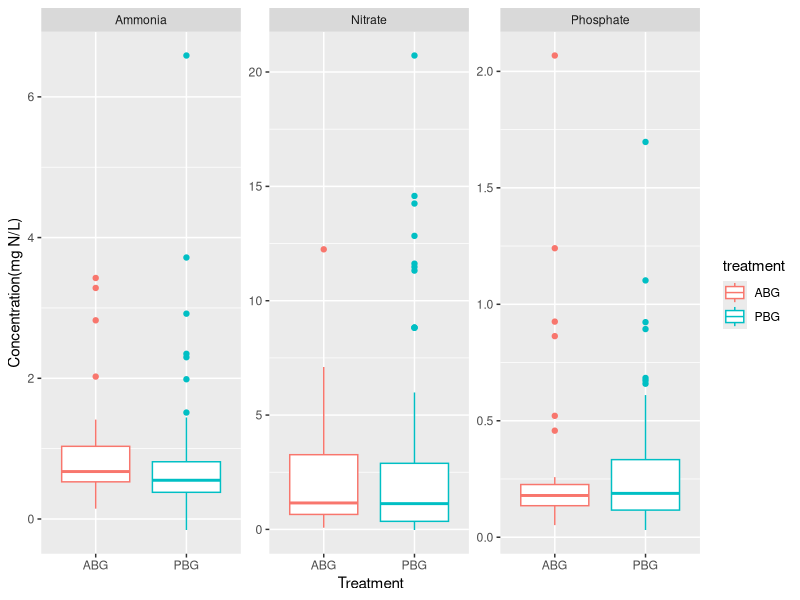
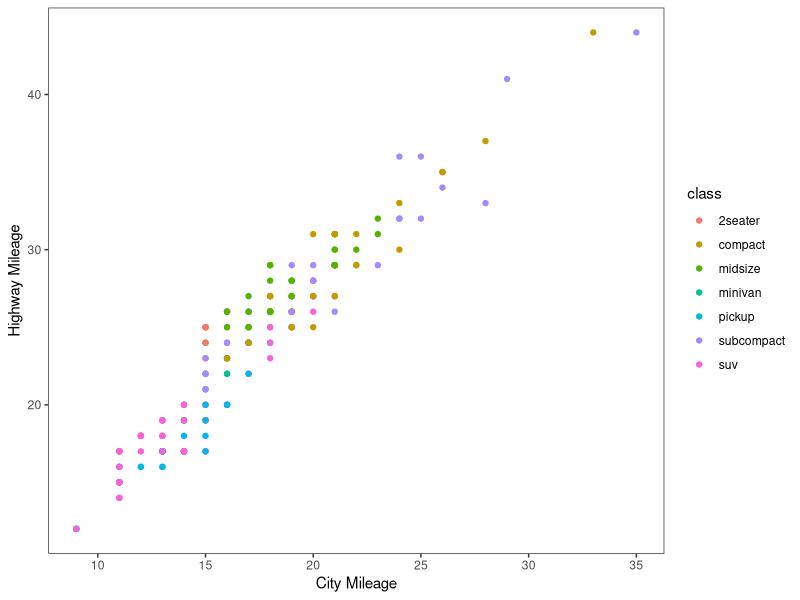
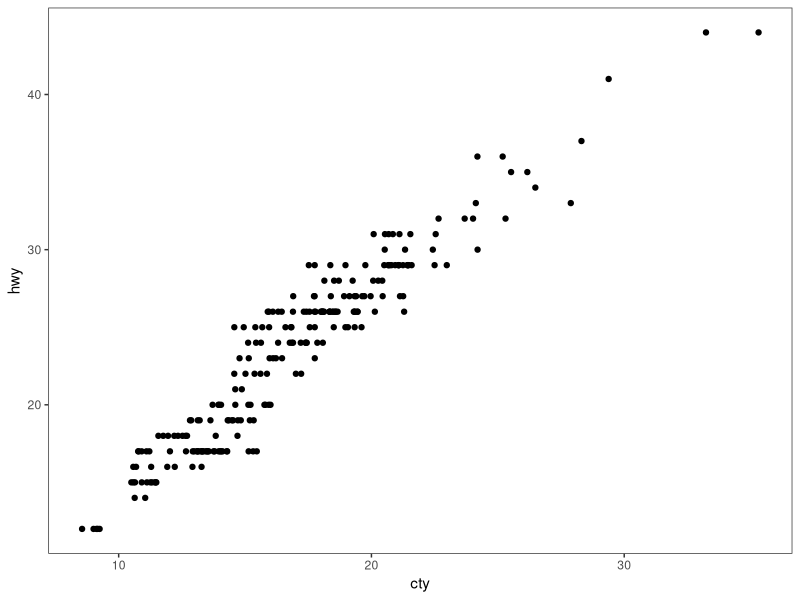
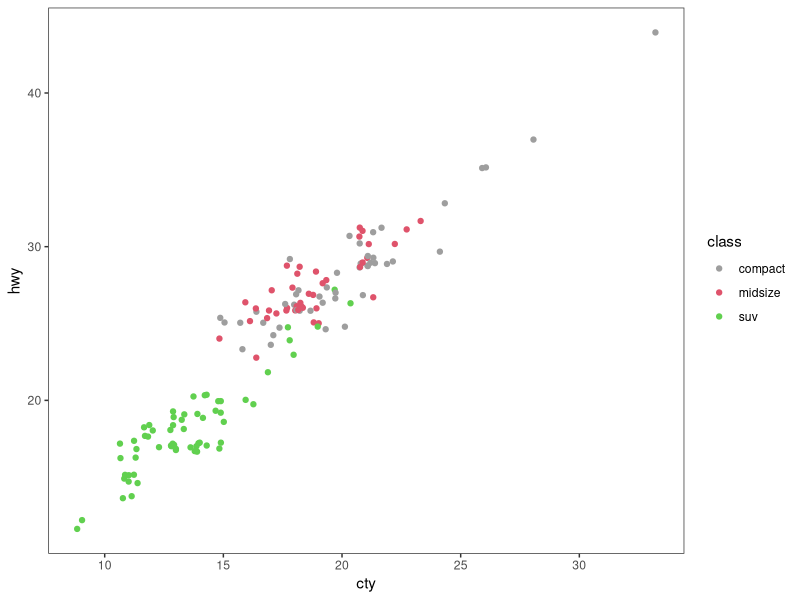
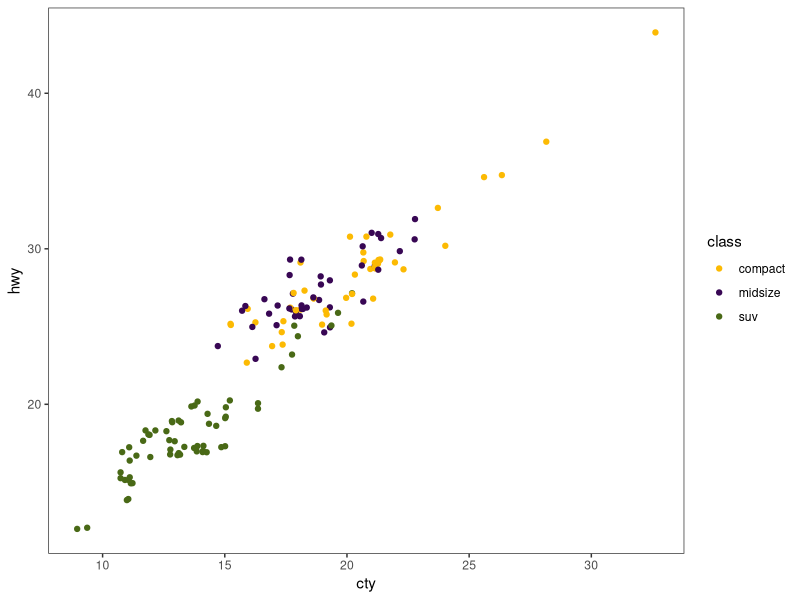
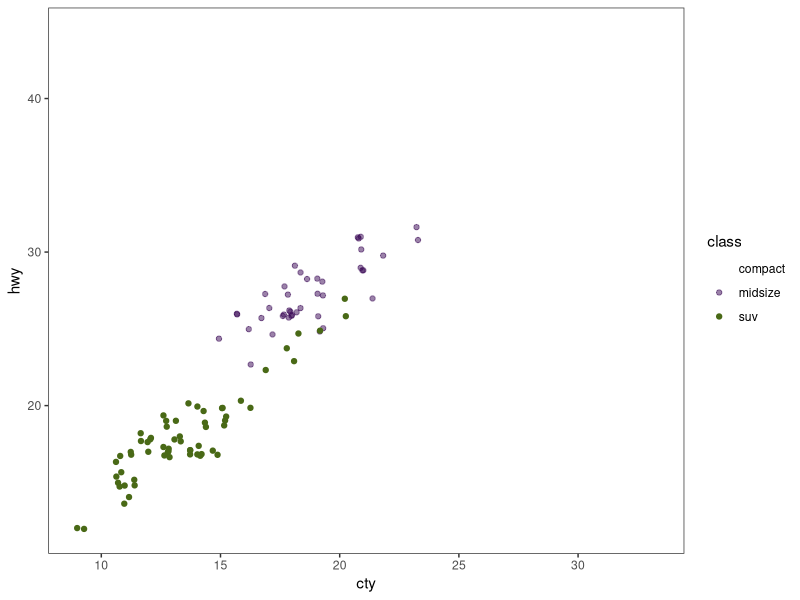
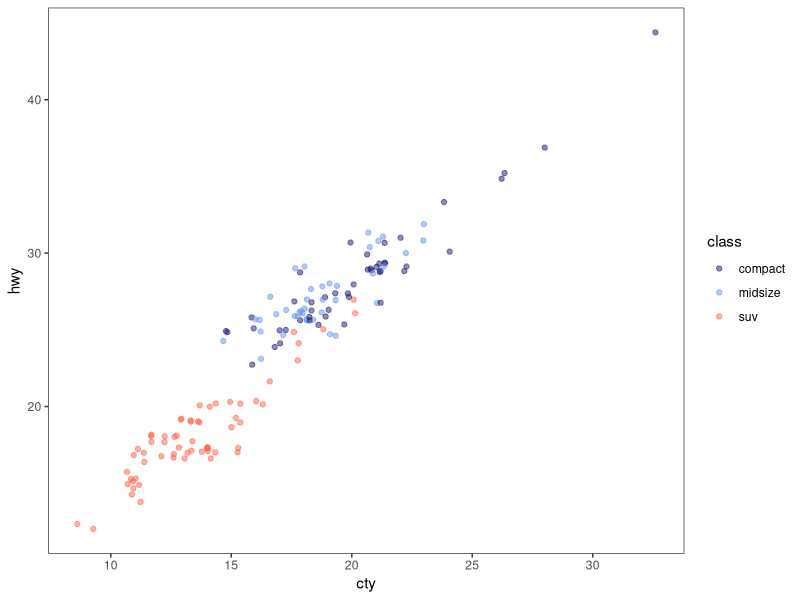

Recreate these plots in R, in order.
## ---- chunk 1
knitr::opts_knit$set(root.dir = '~/Desktop/BIO_400X_R/UNCG_DataWrangling')
## ---- chunk 2
library(tidyverse)
library(dplyr)

# Read in the CSV files
N_data <- read.csv("PBG_N_compiled_raw_2021.csv")
P_data <- read.csv("PBG_P_compiled_raw_2021.csv")

# Bind the N and P files together
NP_data <- rbind(N_data,P_data) %>%
        filter(grepl("U",sample)) %>% 
        group_by(Sample,test) %>% 
        filter(dilution==max(dilution))

#Separate column Sample into four separate columns
NP_datasplit <- separate(NP_data, Sample, into = c("watershed", "transect", "plot", "col4"), sep = "-") %>% 

#Remove the 4th column created by the split above
        select(-col4)

#Join NP_datasplit & PBG_trts
PBG_trts <- read.csv("PBG_trts.csv")

#Clean PBG_trts data, split columns
PBG_combined <- merge(NP_datasplit,PBG_trts, by = c("watershed", "transect","plot"), all.x = TRUE) %>% 
        group_by(treatment) %>% 
mutate(test=ifelse(test=="HCl PO4_1",
    "Phosphate",ifelse(test=="KCL NO3_NO2 2", "Nitrate", "Ammonia"
  )))

###Create boxplot graph by Tx 
#library(metR)
#pal <- brewer_pal(type = "div", palette = "Hokusai1")(3) #create a vector composed of 3 colors from Hokusai1 palette

my_pal <- c("#b75347","#224b5e","#94b594")
ggplot(PBG_combined,aes(x=treatment,y=as.numeric(concentration),color=treatment))+
  geom_boxplot()+
  facet_wrap(~test,scales="free_y")+
  labs(x="Treatment",y="Concentration(mg N/L)")
  scale_fill_manual(values=my_pal) 
## ---- chunk 3
library(tidyverse)
## ---- chunk 4
theme_set(theme_bw())
theme_update(panel.grid.major = element_blank(),
             panel.grid.minor = element_blank())
## ---- chunk 5
data(mpg, package = "ggplot2")
## ---- chunk 6
ggplot(data=mpg, aes(x=cty, y=hwy, color=class)) + 
  geom_point() +
  xlab('City Mileage') + ylab('Highway Mileage')
## ---- chunk 7
ggplot(data=mpg, aes(x=cty, y=hwy)) + 
  geom_jitter(width=0.5, height=0)
## ---- chunk 8
mpgSubset <- mpg %>% 
  filter(class %in% c('compact', 'midsize', 'suv'))
## ---- chunk 9
ggplot(data=mpgSubset, aes(x=cty, y=hwy, color=class)) +
  geom_jitter() +
  scale_color_manual(values=c(576, 378, 267))
## ---- chunk 10
ggplot(data=mpgSubset, aes(x=cty, y=hwy, color=class)) +
  geom_jitter() +
  scale_color_manual(values=c('#FCBA03', '#380754', '#496916'))
## ---- chunk 11
ggplot(data=mpgSubset, aes(x=cty, y=hwy, color=class)) +
  geom_jitter() +
  scale_color_manual(values=c('#FCBA0300', '#38075480', '#496916FF'))
## ---- chunk 12
ggplot(data=mpgSubset, aes(x=cty, y=hwy, color=class)) +
  geom_jitter() +
  scale_color_manual(values=c(rgb(.10, .10, .44, .5), rgb(.39, .58, .93, .5), rgb(1.0, .39, .28, .5)))
